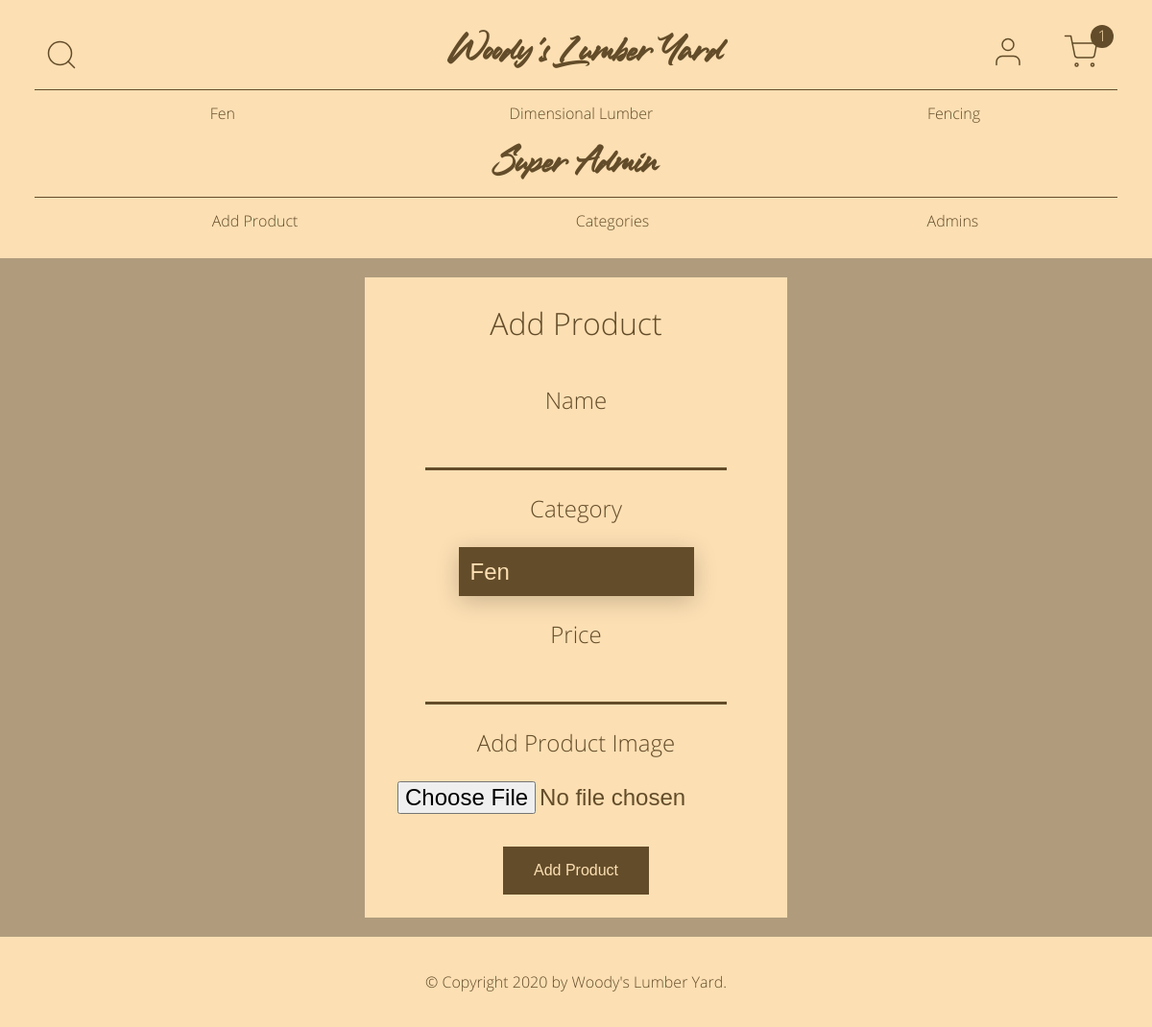
Before: /admin/add_product (signed in) with the older database file.
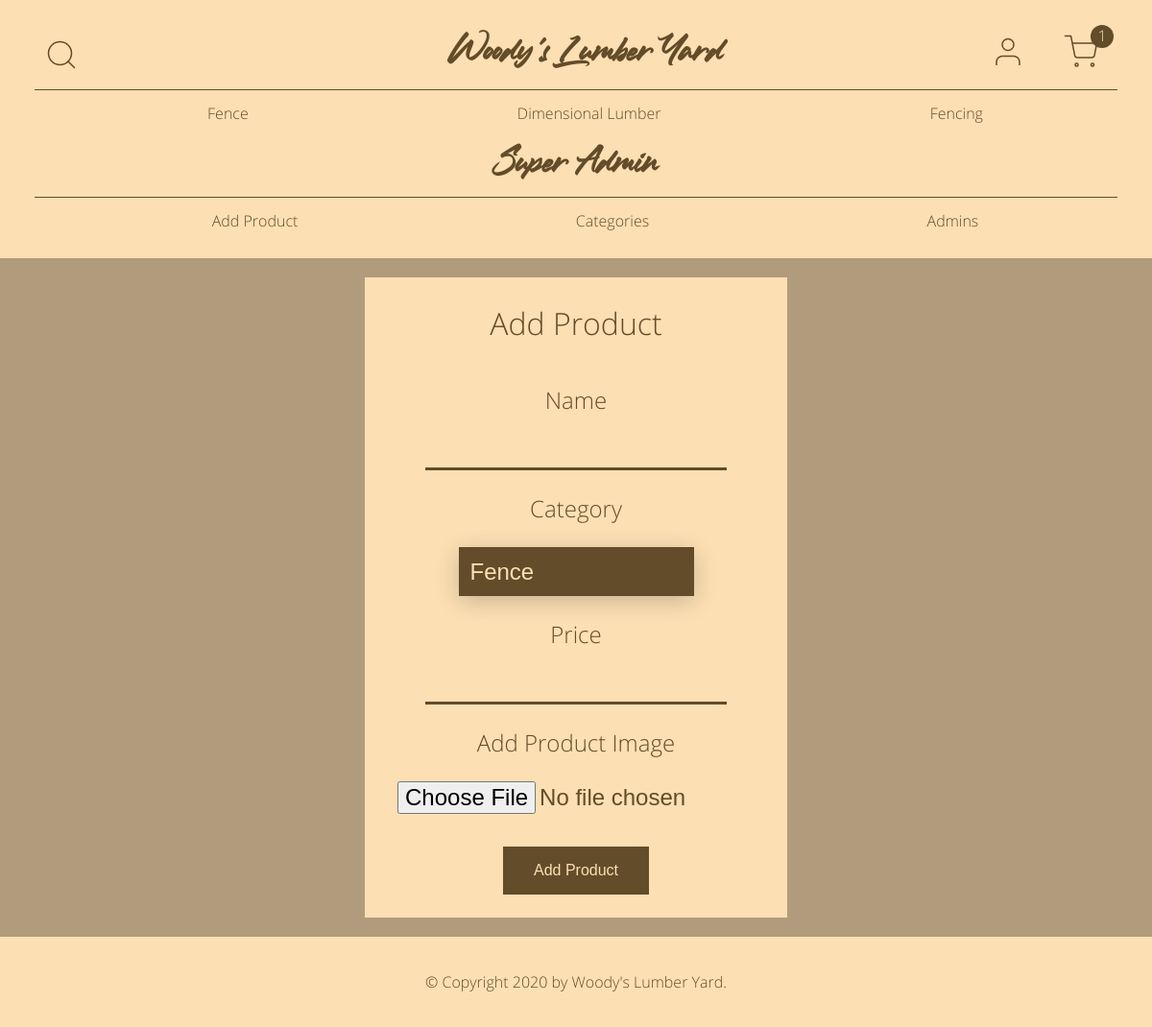
After: the same page with the newer database file.
### online_store/models.py (models this page shows, shortened)
class Category(db.Model):
    id = db.Column(db.Integer, primary_key=True)
    name = db.Column(db.String(20), nullable=False)
    link = db.Column(db.String(20), nullable=True)
    products = db.relationship("Product", backref="category", lazy=True)
    date_created = db.Column(db.DateTime, default=datetime.utcnow)
    created_by_id = db.Column(db.Integer, db.ForeignKey("user.id"))
    def __str__(self):
        return self.name

### online_store/admin/routes.py (the view, shortened to what this page needs)
@admin.route("/admin/add_product", methods=["GET", "POST"])
@login_required
@admin_required
def add_product():
    categories = Category.query.all()
    form = AddProductForm()
    context = {
        "title": "Add Product",
        "form": form,
        "categories": categories,
    }
    return render_template("admin/add_product.html", **context)

### online_store/admin/forms.py
class AddProductForm(FlaskForm):
    name = StringField(
        "Name", validators=[DataRequired(), Length(min=2, max=100)]
    )
    category = QuerySelectField(
        "Category",
        query_factory=lambda: Category.query,
        allow_blank=False,
        validators=[DataRequired()],
    )
    price = DecimalField("Price", validators=[DataRequired()])
    image = FileField(
        "Add Product Image", validators=[FileAllowed(["jpg", "png"])]
    )
    submit = SubmitField("Add Product")

### online_store/admin/utils.py (called while the page is built)
def admin_required(func):
    @wraps(func)
    def wrapper(*args, **kwargs):
        if current_user.is_admin:
            return func(*args, **kwargs)
        else:
            return login_manager.unauthorized()
    return wrapper

### online_store/models.py (called while the page is built)
@login_manager.user_loader
def load_user(user_id):
    return User.query.get(int(user_id))

### online_store/templates/admin/add_product.html (shortened to what this page needs)
{% extends "admin/base.html" %}
{% block content %}
<form class="full-form" method="POST" enctype="multipart/form-data">
  <fieldset>
    <legend>{{ title }}</legend>
    {{ form.name.label }}
    {% if form.name.errors %}
      {{ form.name(class="is-invalid") }}
      <div class="invalid-feedback">
        {% for error in form.name.errors %}
          {{ error }}
        {% endfor %}
      </div>
    {% else %}
      {{ form.name }}
    {% endif %}
    {{ form.category.label }}
    {% if form.category.errors %}
      {{ form.category(class="is-invalid") }}
      <div class="invalid-feedback">
        {% for error in form.category.errors %}
          {{ error }}
        {% endfor %}
      </div>
    {% else %}
      {{ form.category }}
    {% endif %}
    {{ form.price.label }}
    {% if form.price.errors %}
      {{ form.price(class="is-invalid") }}
      <div class="invalid-feedback">
        {% for error in form.price.errors %}
          {{ error }}
        {% endfor %}
      </div>
    {% else %}
      {{ form.price }}
    {% endif %}
    {{ form.image.label(class_="filelabel") }}
    {{ form.image(class_="inputfile") }}
  </fieldset>
  <div>
    {{ form.submit }}
  </div>
</form>
{% endblock %}

### online_store/templates/base.html (shortened to what this page needs)
<!DOCTYPE html>
<html lang="en">
<head>
  {% block head %}
  <link rel="stylesheet" type="text/css" href="{{ url_for('static', filename='css/main.css') }}">
  {% endblock %}
</head>
<body>
  <header>
    <div class="top-row">
      <div class="search">
        <img class="search-btn" src="/static/assets/search.svg" alt="Search Button">
      </div>
      {% if current_user.is_superadmin or current_user.is_admin %}
      <h1><a href="{{ url_for('admin.home') }}">Woody's Lumber Yard</a></h1>
      {% else %}
      <h1><a href="{{ url_for('main.home') }}">Woody's Lumber Yard</a></h1>
      {% endif %}
      <div class="user-icons">
        <a href="{{ url_for('users.account') }}">
          <img src="{{ url_for('static', filename='assets/user.svg') }}" alt="My Account">
        </a>
        <a href="{{ url_for('main.cart') }}">
          <img class="cart" src="{{ url_for('static', filename='assets/shopping-cart.svg') }}" alt="Shopping Cart">
          <div class="circle">1</div>
        </a>
      </div>
    </div>
    {% if categories %}
    <nav>
      <ul>
        {% for category in categories %}
        <li><a href="/category/{{ category.link }}">{{ category.name }}</a></li>
        {% endfor %}
      </ul>
    </nav>
    {% endif %}
    {% block nav %}{% endblock %}
  </header>
  <main>
    {% block content %}{% endblock %}
  </main>
  <footer>
    <p>&copy; Copyright 2020 by <a href="/">Woody's Lumber Yard</a>.</p>
  </footer>
</body>
</html>

Changed rows visible on the page:
changed Category: name "Fen" → "Fence"
Other visible differences:
form field category: "Fen" → "Fence"
